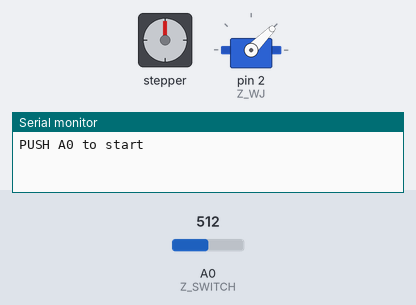
Simulated run of this sketch. Board: Arduino Uno, built with avr-gcc and run on an emulated ATmega328P. Parts: stepper motor, servo, the last lines printed to the serial monitor. Wiring (inferred from the names in the program): stepper motor driver (200 steps per turn assumed): step pin 3; direction pin 6; enable pin 8. Inputs (shaded band) come from the test bench; at power-on: A0 (Z_SWITCH) = 512.

Above: at 1.2 s.
1.3 s: A0 (Z_SWITCH) set to 642
2.8 s: A0 (Z_SWITCH) set to 657
At 3.8 s:
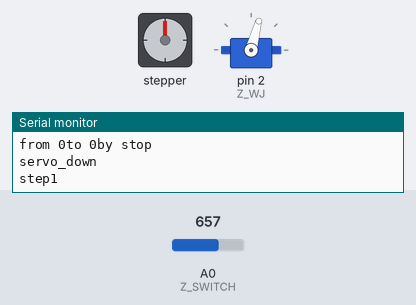
At 5.7 s:
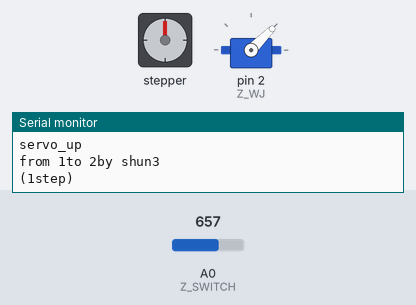
Timing chart, 0 to 58.3 s (numbered marks = the images above; inputs shaded):
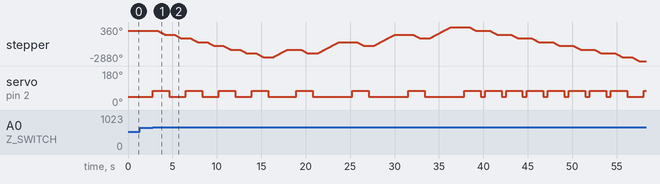

The sketch:

fin.ino
```cpp
#include <Servo.h>

//脚位定义
#define EN 8        //步进电机使能端，低电平有效
#define Y_DIR 6     //y轴 步进电机方向控制脚位
#define Y_STP 3     //y轴 步进控制脚位
#define Z_WJ 2      //z轴 伺服马达输出脚位
#define Z_LED 1     //z轴 测试用led输出脚位
#define I_I 4       //归零光感测器输入脚位
#define Z_SWITCH A0 //开关输入脚位
//参数
const int Num_round = 1200; // 走一圈步进电机的步数200*6*1 （跳线： 000全细分1 001细分1/2  010细分1/4  110细分1/8  111细分1/16）(全细分200步一圈)
int ag_ser = 45;            // Servo角度存储变量
int ag_down = 75;           // Servo下降角度
int ag_up = 45;             // Servo上升角度

String mes;        //串口string
int num_pin = 6;   //针的数量，默认6
int num_wire = 16; //绕线的次数，默认14

int list_wire[14] = {0, 2, 4, 0, 5, 3, 1, 5, 0, 1, 2, 3, 4, 5};
//int list_wire[16] = {0, 1, 0, 1, 2, 0, 1, 3, 0, 1, 4, 0, 1, 5, 0, 1};

//int list_wire[500];           //线的list, Max5000
int flag_pattern = 1;         //图形样式
boolean light_senser = false; //光感测器度数，有1无0

Servo myservo; // 定义Servo对象来控制

void setup()
{
  //将步进电机用到的IO管脚设置成输出
  pinMode(Y_DIR, OUTPUT);
  pinMode(Y_STP, OUTPUT);
  pinMode(EN, OUTPUT);
  digitalWrite(EN, LOW);
  //伺服电机设置
  myservo.attach(Z_WJ);     // 控制线连接
  pinMode(I_I, INPUT);      //将归零光感器用到的IO管脚设置成输入
  pinMode(Z_LED, OUTPUT);   //测试用led
  pinMode(Z_SWITCH, INPUT); //
  Serial.begin(9600);       //设置串口波特率9600
}

//步进控制：dir 方向控制(f逆时针t顺时针), dirPin对应步进电机的DIR引脚，stepperPin 对应步进电机的step引脚， steps 步进的步数
void stepper(boolean dir, byte dirPin, byte stepperPin, int steps)
{
  digitalWrite(dirPin, dir);
  delay(50);
  for (int i = 0; i < steps; i++)
  {
    digitalWrite(stepperPin, HIGH);
    delayMicroseconds(2000);
    digitalWrite(stepperPin, LOW);
    delayMicroseconds(2000);
  }
}
void button()
{
  Serial.println("PUSH A0 to start");
  while (1)
  {
    int vvv = analogRead(Z_SWITCH);
    //Serial.println(vvv);
    if (vvv >= 650)
    {
      Serial.println("Turn_On");
      break;
    }
  }
}
void loop()
{
  myservo.write(ag_up); // 初始化舵机down角度写入
  button();
  //测试数据
  /*
  if (flag_pattern == 1)
  {
    num_pin = 6;
    num_wire = 13;
    int list_wire_test[15] = {0, 2, 4, 0, 1, 3, 5, 1, 2, 3, 4, 5, 0};

    for (int i = 0; i < num_pin; i++)
    {
      list_wire[i] = list_wire_test[i];
    }
    flag_pattern = 0;
    num_pin = 0;
  }
  else if (flag_pattern == 2)
  {
    num_pin = 6;
    num_wire = 15;
    int list_wire_test[15] = {0, 1, 5, 0, 1, 4, 0, 1, 3, 0, 1, 2, 0, 1, 0};

    for (int i = 0; i < num_pin; i++)
    {
      list_wire[i] = list_wire_test[i];
    }
    flag_pattern = 0;
    num_pin = 0;
  }

  else if (flag_pattern == 3)
  {
    num_pin = 60;
    //num_wire = ? ? ;  //算完是15
    int p_f3_i1 = 0; //第一个点
    int p_f3_i2 = 0; //第2个点
    int cont_f3 = 0; //计数器
    int list_wire_test[15];
    while (1)
    {
      p_f3_i1++;
      p_f3_i2 = p_f3_i1 * p_f3_i1;
      if (p_f3_i2 > num_pin)
      {
        break;
      }
      else
      {
        list_wire_test[cont_f3] = p_f3_i1;
        cont_f3++;
        list_wire_test[cont_f3] = p_f3_i1;
        cont_f3++;
      }
    }
    num_wire = cont_f3 + 1;

    for (int i = 0; i < num_pin; i++)
    {
      list_wire[i] = list_wire_test[i];
    }
    flag_pattern = 0;
    num_pin = 0;
  }
*/
  //测试数据END

  /*
  //串口接收
  mes = String("");

  while (Serial.available() > 0) //接收到信号----------
  {
    char data = Serial.read();
    mes += data;
    delay(2);
  }

  if (mes != "") //分割数据--------------
  {

    int commaPosition;
    int cont = 0;
    commaPosition = mes.indexOf(','); //第一个逗号找出针的数量
    num_pin = mes.substring(0, commaPosition).toInt();

    for (int i = 0; i < 500; i++)
    {
      list_wire[i] = 0;
    }                                                     //initial
    mes = mes.substring(commaPosition + 1, mes.length()); //挖走qian面的

    do
    {
      commaPosition = mes.indexOf(',');
      list_wire[cont] = mes.substring(0, commaPosition).toInt();
      mes = mes.substring(commaPosition + 1, mes.length()); //挖走qian面的
      cont++;
    } while (commaPosition >= 0); //没逗号退出
    //print to debug
    Serial.print("cont=");
    Serial.println(cont);
    Serial.print("num_pin=");
    Serial.println(num_pin);
  }
//串口接收END
  //未知、基本操控（步进归零，步进走，舵机下，步进走，舵机上，步进归零）
*/
  /*
  //歸零
  while (1)
  {
    stepper(true, Y_DIR, Y_STP, 1); //y轴电机 zheng转1step，
    if (digitalRead(I_I) == 1)
    {
      Serial.print("归零完成");
      break;
    }
  }
  //歸零END
*/

  //绕线(激进版本，无归零)
  int one_step = Num_round / num_pin; //一针需要的步数
  int p_last = 0;                     //上一个点
  myservo.write(ag_up);               // 初始化舵机down角度写入
  for (int i = 0; i < num_wire; i++)  //一次for循环绕一个点
  {

    if (p_last == list_wire[i]) //不用动
    {
      Serial.print("from ");
      Serial.print(p_last);
      Serial.print("to ");
      Serial.print(list_wire[i]);
      Serial.println("by stop");
      myservo.write(ag_down); // 舵机down角度写入
      Serial.println("servo_down");
      delay(500);
      Serial.println("step1");

      stepper(false, Y_DIR, Y_STP, one_step); //步进转到list_wire[i+1]前面
      delay(500);
      Serial.println("servo_up");
      myservo.write(ag_up);

      p_last = list_wire[i] + 1;
      if (p_last == num_pin)
      {
        p_last = 0;
      }
    }                                                                                          //测试
    else if (((p_last - list_wire[i]) > num_pin / 2) and ((p_last - list_wire[i]) <= num_pin)) //顺时针
    {

      Serial.print("from ");
      Serial.print(p_last);
      Serial.print("to ");
      Serial.print(list_wire[i]);
      Serial.println("by shun1");
      Serial.print("(");
      Serial.print(abs(num_pin - (p_last - list_wire[i])));
      Serial.println("step)");
      stepper(false, Y_DIR, Y_STP, (abs(num_pin - (p_last - list_wire[i])) * one_step)); //步进转到list_wire[i]前面
      delay(500 * abs(num_pin - (p_last - list_wire[i])));
      myservo.write(ag_down); // 舵机down角度写入
      Serial.println("servo_down");
      delay(500);
      Serial.println("step1");
      stepper(false, Y_DIR, Y_STP, one_step); //步进转到list_wire[i+1]前面
      delay(500);
      Serial.println("servo_up");
      myservo.write(ag_up);
      p_last = list_wire[i] + 1;
      if (p_last == num_pin)
      {
        p_last = 0;
      }
    }
    else if (((p_last - list_wire[i]) > 0) and ((p_last - list_wire[i]) <= (num_pin / 2))) //ni时针
    {
      Serial.print("from ");
      Serial.print(p_last);
      Serial.print("to ");
      Serial.print(list_wire[i]);
      Serial.println("by ni2");
      Serial.print("step1");
      Serial.print("(");
      Serial.print(p_last - list_wire[i]);
      Serial.println("step)");
      stepper(true, Y_DIR, Y_STP, (p_last - list_wire[i]) * one_step); //步进转到list_wire[i]前面
      delay(500 * (p_last - list_wire[i]));
      myservo.write(ag_down); // 舵机down角度写入
      Serial.println("servo_down");
      delay(500);

      stepper(false, Y_DIR, Y_STP, one_step); //步进转到list_wire[i+1]前面
      delay(500);
      Serial.println("servo_up");
      myservo.write(ag_up);
      p_last = list_wire[i] + 1;
      if (p_last == num_pin)
      {
        p_last = 0;
      }
    }
    else if (((p_last - list_wire[i]) > -(num_pin / 2)) and ((p_last - list_wire[i]) <= 0)) //shun时针
    {
      Serial.print("from ");
      Serial.print(p_last);
      Serial.print("to ");
      Serial.print(list_wire[i]);
      Serial.println("by shun3");
      Serial.print("(");
      Serial.print(-(p_last - list_wire[i]));
      Serial.println("step)");
      stepper(false, Y_DIR, Y_STP, (-(p_last - list_wire[i]) * one_step)); //步进转到list_wire[i]前面
      delay(500 * (-(p_last - list_wire[i])));
      myservo.write(ag_down); // 舵机down角度写入
      Serial.println("servo_down");
      delay(500);
      Serial.println("step1");
      stepper(false, Y_DIR, Y_STP, one_step); //步进转到list_wire[i+1]前面
      delay(500);
      Serial.println("servo_up");
      myservo.write(ag_up);
      p_last = list_wire[i] + 1;
      if (p_last == num_pin)
      {
        p_last = 0;
      }
    }
    else if (((p_last - list_wire[i]) <= -num_pin / 2) and ((p_last - list_wire[i]) > -(num_pin))) //ni时针
    {
      Serial.print("from ");
      Serial.print(p_last);
      Serial.print("to ");
      Serial.print(list_wire[i]);
      Serial.print("by ni4");
      Serial.print("(");
      Serial.print(num_pin + p_last - list_wire[i]);
      Serial.println("step)");
      stepper(true, Y_DIR, Y_STP, ((num_pin + p_last - list_wire[i]) * one_step)); //步进转到list_wire[i]前面
      delay(500 * (num_pin + p_last - list_wire[i]));
      myservo.write(ag_down); // 舵机down角度写入
      Serial.println("servo_down");
      delay(500);
      Serial.println("step1");
      digitalWrite(Z_LED, HIGH);              //测试
      stepper(false, Y_DIR, Y_STP, one_step); //步进转到list_wire[i+1]前面
      delay(500);
      Serial.println("servo_up");
      myservo.write(ag_up);
      p_last = list_wire[i] + 1;
      if (p_last == num_pin)
      {
        p_last = 0;
      }
    }
    else
    {
      Serial.print("from ");
      Serial.print(p_last);
      Serial.print("to ");
      Serial.print(list_wire[i]);
      Serial.print(" but error");
      break;
    }

    delay(500);
  }
  //绕线(激进版本，无归零)END

  /*
  //绕线(保守版本，一针一归零)
  int one_step = Num_round / num_pin;
  for (int i = 0; i < num_pin; i++) //一次for循环绕一个点
  {
    stepper(true, Y_DIR, Y_STP, (list_wire[i] * one_step));                 //步进转到list_wire[i]前面
    myservo.write(ag_down);                                                 // 舵机down角度写入
    stepper(true, Y_DIR, Y_STP, one_step);                                  //步进转到list_wire[i+1]前面
    myservo.write(ag_up);                                                   // 舵机up角度写入
    stepper(true, Y_DIR, Y_STP, (Num_round - 1 - list_wire[i]) * one_step); //把剩下的步数走完
    //复位

    while (1)                                                                  //回归0点
    {
      stepper(true, Y_DIR, Y_STP, 1); //y轴电机 zheng转1step，
      if (digitalRead(I_I) == 1)
      {
        //Serial.print("归零完成");
        break;
      }
    }

  }
  //绕线END
*/
  Serial.print("fin");
}
```

Measured:
- the behaviour switches between 649 and 650 on A0 (Z_SWITCH) (found by bisection; images 0 and 1)
- after the input at 1.3 s, every drawn part: stays the same
- after the input at 2.8 s, servo on pin 2 (Z_WJ): 45° → 75° at once, → 45° 1.9 s later, → 75° 1.9 s later, → 45° 1.9 s later, … (31 changes in this stretch)
